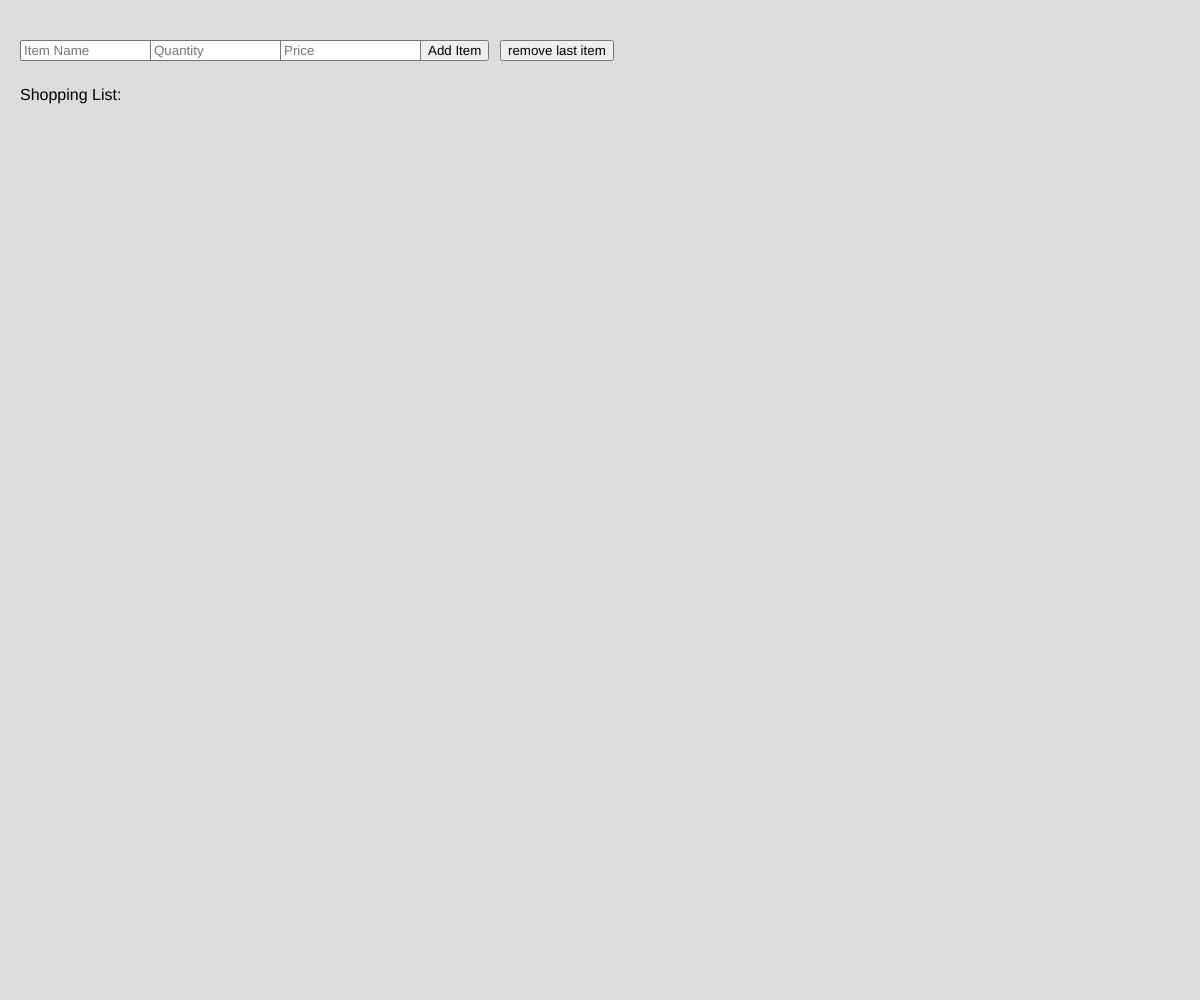
Frame 1 (no input)
Frame 60 (no input): identical to frame 1, image omitted
Frame 120 (the mouse pressed at the canvas centre since frame 60): identical to frame 1, image omitted

The p5.js sketch that drew this single still picture (run headless with seeded random() and noise() and a simulated clock; from frame 60 on, the mouse is pressed at the canvas centre):

// p5.js sketch
// ── sketch.js
// simple shopping list
// Navya Sauhta
// 21 oct 2024
//
// Extra for Experts:
// - use of buttons function in p5js

let shoppingList = [];
let inputName, inputQuantity, inputPrice, addButton;

function setup() {
  createCanvas(windowWidth, windowHeight);
  
  // Create input fields for item name, quantity, and price
  inputName = createInput();
  inputName.position(20, 40);
  inputName.attribute('placeholder', 'Item Name');
  
  inputQuantity = createInput();
  inputQuantity.position(150, 40);
  inputQuantity.attribute('placeholder', 'Quantity');
  
  inputPrice = createInput();
  inputPrice.position(280, 40);
  inputPrice.attribute('placeholder', 'Price');


  // creating an add button
  addButton = createButton('Add Item');
  addButton.position(420, 40);
  addButton.mousePressed(addItem);

  // creating a remove button
  removeButton = createButton('remove last item');
  removeButton.position(500, 40);
  removeButton.mousePressed(chuckLastItem);

}

function draw() {
  background(220);
  displayShoppingList();
}


function chuckLastItem(){
  if (shoppingList.length > 0){
    let removeItem = shoppingList.pop();
    console.log(`${removeItem.name} removed from the list`);
  }
  else{
    console.log("The shopping list is empty.");
  }
}

function addItem(){
  let name = inputName.value();
  let quantity = inputQuantity.value();
  let price = inputPrice.value();

  if (name && quantity && price){
    let item = {
      name: name,
      quantity: quantity,
      price: price,
    };
    shoppingList.push(item);
    console.log(`${name} added to the list.`);
    inputName.value('');
    inputQuantity.value('');
    inputPrice.value('');
  }
  else{
    console.log("Please fill out all the feilds!");
  }
}

// Function to display the shopping list
function displayShoppingList() {
  textSize(16);
  fill(0);
  text("Shopping List:", 20, 100);

  //loop for adding it on the display list
  for(let i = 0; i < shoppingList.length; i++){
    let item = shoppingList[i];
    text(`${i + 1}. ${item.name} - Quantity: ${item.quantity}, Price: $${item.price}` , 20, 130 + i * 30);
  }
}



  

  
  

  
